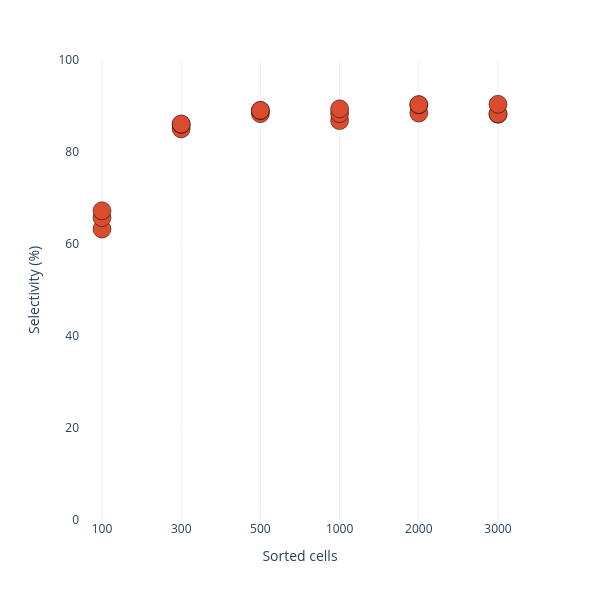

Here is the notebook cell this chart was saved with:
### Markdown cell above
# Supplementary Figure 3d
Phosphopeptide selectivity (% phospho precursors) per sorted-cell number. Selectivity is a precursor-level enrichment-specificity metric, independent of Class I site localization — the original per-cell-number selectivity exports are reused unchanged.

### Code cell
# Suppl 3d - selectivity (REUSED original exports; not affected by Class I recount).
# Source: per-cell-number selectivity tables from the original figure3 analysis.
SEL_DIR = Path(r'pride_data/analysis/figure3')
sel_cell_order = [100, 300, 500, 1000, 2000, 3000]

sel = []
for n in sel_cell_order:
    df = pd.read_csv(SEL_DIR / f'selectivity_{n}cells.tsv', sep='\t')
    sel.append(df.set_index('XLabel').apply(np.sum, axis=1).tolist())

ids = np.repeat([str(n) for n in sel_cell_order], [len(s) for s in sel]).tolist()
df_sel = pd.DataFrame({'Selectivity': [v for s in sel for v in s], 'ID': ids})
print(df_sel.groupby('ID', sort=False)['Selectivity'].agg(['count', 'mean']).round(2).to_string())

fig = px.strip(df_sel, y='Selectivity', x='ID', orientation='h',
               category_orders={'ID': [str(n) for n in sel_cell_order]})
fig.update_layout(width=600, height=600, template='plotly_white', showlegend=False,
                  xaxis_title='Sorted cells', yaxis_title='Selectivity (%)')
fig.update_traces(marker=dict(size=18, color='#db4c2e', line=dict(width=0.5, color='black')))
fig.update_yaxes(range=[0, 100], showgrid=True, gridwidth=0.1, gridcolor='#F3F2F2')
fig.show()
# fig.write_image(r'figures/figure3/suppl_figure3d.pdf', width=600, height=600)

### Figure 1 — Plotly figure (JSON) as saved in the notebook; plotly's stock layout.template omitted (floating-point values rounded to 4 significant figures)
{"data": [{"alignmentgroup": "True", "boxpoints": "all", "fillcolor": "rgba(255,255,255,0)", "hoveron": "points", "hovertemplate": "ID=%{x}<br>Selectivity=%{y}<extra></extra>", "legendgroup": "", "line": {"color": "rgba(255,255,255,0)"}, "marker": {"color": "#db4c2e", "line": {"color": "black", "width": 0.5}, "size": 18}, "name": "", "offsetgroup": "", "orientation": "h", "pointpos": 0, "showlegend": false, "type": "box", "x": ["100", "100", "100", "300", "300", "300", "500", "500", "500", "1000", "1000", "1000", "2000", "2000", "2000", "3000", "3000", "3000"], "x0": " ", "xaxis": "x", "y": [63.26, 65.74, 67.23, 85.02, 85.99, 86.1, 89.06, 89.01, 88.34, 88.34, 89.38, 86.82, 88.46, 90.32, 90.25, 90.38, 88.2, 88.29], "y0": " ", "yaxis": "y"}], "layout": {"boxmode": "group", "height": 600, "legend": {"tracegroupgap": 0}, "margin": {"t": 60}, "showlegend": false, "width": 600, "xaxis": {"anchor": "y", "categoryarray": ["100", "300", "500", "1000", "2000", "3000"], "categoryorder": "array", "domain": [0.0, 1.0], "title": {"text": "Sorted cells"}}, "yaxis": {"anchor": "x", "domain": [0.0, 1.0], "gridcolor": "#F3F2F2", "gridwidth": 0.1, "range": [0, 100], "showgrid": true, "title": {"text": "Selectivity (%)"}}}}
